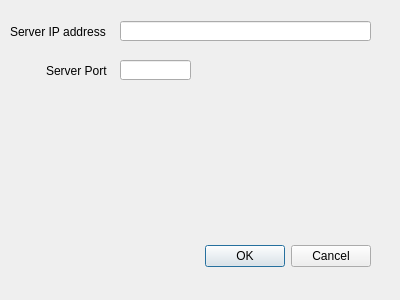
<?xml version="1.0" encoding="UTF-8"?>
<ui version="4.0">
 <class>Conf</class>
 <widget class="QDialog" name="Conf">
  <property name="geometry">
   <rect>
    <x>0</x>
    <y>0</y>
    <width>400</width>
    <height>300</height>
   </rect>
  </property>
  <property name="windowTitle">
   <string>Configuration</string>
  </property>
  <widget class="QDialogButtonBox" name="buttonBox">
   <property name="geometry">
    <rect>
     <x>30</x>
     <y>240</y>
     <width>341</width>
     <height>32</height>
    </rect>
   </property>
   <property name="orientation">
    <enum>Qt::Horizontal</enum>
   </property>
   <property name="standardButtons">
    <set>QDialogButtonBox::Cancel|QDialogButtonBox::Ok</set>
   </property>
  </widget>
  <widget class="QLineEdit" name="serverIPaddress">
   <property name="geometry">
    <rect>
     <x>120</x>
     <y>21</y>
     <width>251</width>
     <height>20</height>
    </rect>
   </property>
  </widget>
  <widget class="QLabel" name="labelServerIP">
   <property name="geometry">
    <rect>
     <x>10</x>
     <y>24</y>
     <width>111</width>
     <height>16</height>
    </rect>
   </property>
   <property name="text">
    <string>Server IP address</string>
   </property>
  </widget>
  <widget class="QLabel" name="labelServerPort">
   <property name="geometry">
    <rect>
     <x>46</x>
     <y>63</y>
     <width>71</width>
     <height>16</height>
    </rect>
   </property>
   <property name="text">
    <string>Server Port</string>
   </property>
  </widget>
  <widget class="QLineEdit" name="serverPort">
   <property name="geometry">
    <rect>
     <x>120</x>
     <y>60</y>
     <width>71</width>
     <height>20</height>
    </rect>
   </property>
  </widget>
 </widget>
 <resources/>
 <connections>
  <connection>
   <sender>buttonBox</sender>
   <signal>accepted()</signal>
   <receiver>Conf</receiver>
   <slot>accept()</slot>
   <hints>
    <hint type="sourcelabel">
     <x>248</x>
     <y>254</y>
    </hint>
    <hint type="destinationlabel">
     <x>157</x>
     <y>274</y>
    </hint>
   </hints>
  </connection>
  <connection>
   <sender>buttonBox</sender>
   <signal>rejected()</signal>
   <receiver>Conf</receiver>
   <slot>reject()</slot>
   <hints>
    <hint type="sourcelabel">
     <x>316</x>
     <y>260</y>
    </hint>
    <hint type="destinationlabel">
     <x>286</x>
     <y>274</y>
    </hint>
   </hints>
  </connection>
 </connections>
</ui>
